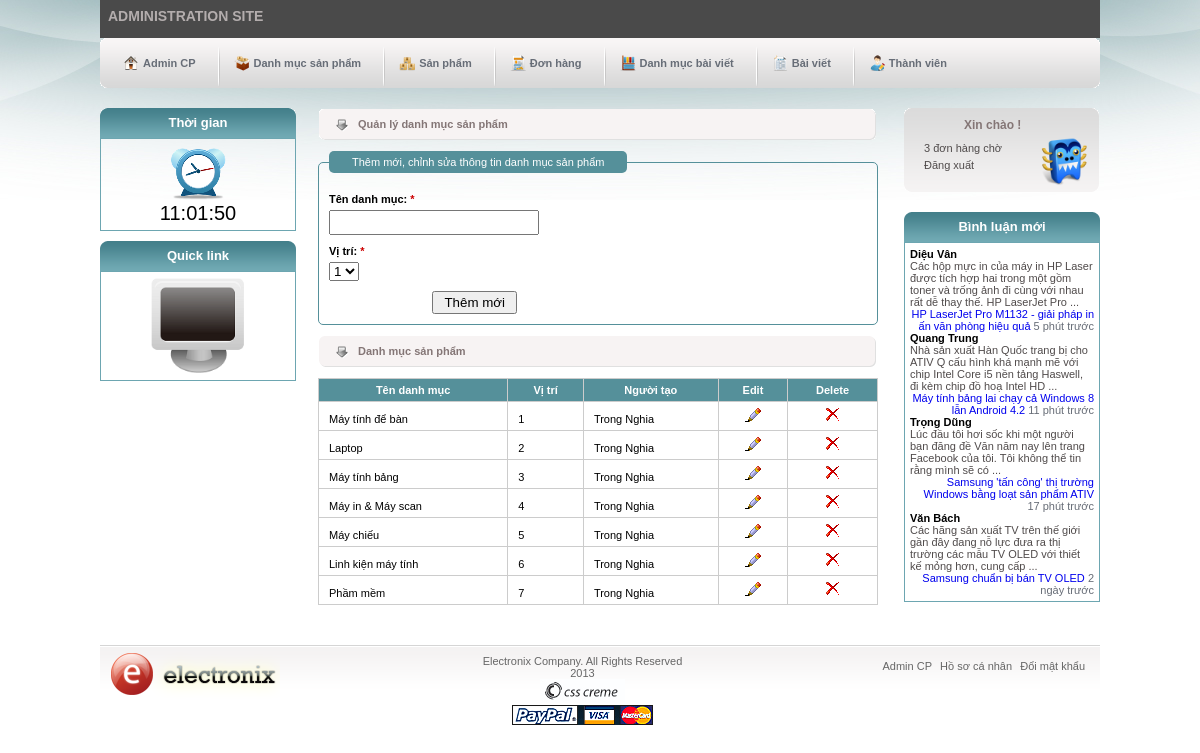
/admin/p-categories.php (signed in), run on the app's committed database.
### tables this page shows
CREATE TABLE IF NOT EXISTS `p_categories` (
  `cat_id` int(11) NOT NULL AUTO_INCREMENT,
  `user_id` int(11) NOT NULL,
  `cat_name` varchar(100) NOT NULL,
  `position` tinyint(4) NOT NULL,
  `image` varchar(100) NOT NULL,
  PRIMARY KEY (`cat_id`)
);

CREATE TABLE IF NOT EXISTS `users` (
  `user_id` int(11) NOT NULL AUTO_INCREMENT,
  `first_name` varchar(40) NOT NULL,
  `last_name` varchar(30) NOT NULL,
  `email` varchar(60) NOT NULL,
  `pass` varchar(40) NOT NULL,
  `address` varchar(100) DEFAULT NULL,
  `phone` varchar(15) DEFAULT NULL,
  `website` varchar(60) DEFAULT NULL,
  `yahoo` varchar(60) DEFAULT NULL,
  `bio` text,
  `avatar` varchar(100) DEFAULT NULL,
  `user_level` tinyint(4) NOT NULL,
  `active` varchar(60) DEFAULT NULL,
  `registration_date` datetime NOT NULL,
  PRIMARY KEY (`user_id`),
  UNIQUE KEY `email` (`email`),
  KEY `first_name` (`first_name`,`last_name`,`pass`,`registration_date`)
);

### inc/functions.php (called while the page is built, shortened)
<?php
    function the_excerpt($text, $string = 400) {
        $sanitized = strip_tags($text);
        if(strlen($sanitized) > $string) {
            $cutString = substr($sanitized,0,$string);
            $words = substr($sanitized, 0, strrpos($cutString, ' '));
            return $words;
        } else {
            return $sanitized;
        }
    }
	function fetch_user($user_id) {
		global $dbc;
		$q = "SELECT * FROM users WHERE user_id = {$user_id}";
		$r = mysqli_query($dbc, $q);
		if (mysqli_num_rows($r) > 0) {
			return $result_set = mysqli_fetch_array($r, MYSQLI_ASSOC);
		} else {
			return FALSE;
		}
	}
	function show_time($time) {
	    $s = strtotime("now") - strtotime($time);
	    if ($s <= 60) {
	        return 'Khoảng 1 phút trước';
	    } else {
	        $t = intval($s / 60);
	        if ($t >= 60) {
	            $t = intval($t / 60);
	            if ($t >= 24) {
	                $t = intval($t / 24);
	                if ($t >= 30) {
	                    $t = intval($t / 30);
	                    if ($t >= 12) {
	                        $t = intval($t / 12);
	                        return $t . ' năm trước';
	                    } else {
	                        return $t . ' tháng trước';
	                    }
	                } else {
	                    return $t . ' ngày trước';
	                }
	            } else {
	                return $t . ' giờ trước';
	            }
	        } else {
	            return $t . ' phút trước';
	        }
	    }
	}

### admin/p-categories.php (the view, shortened to what this page needs)
<?php
	include('inc/header.php');
	require_once('../inc/functions.php');
	require_once('../inc/mysqli_connect.php');
	include('inc/first-sidebar.php');
?>
<?php
	if (isset($_GET['ecid'])) {
		if(filter_var($_GET['ecid'], FILTER_VALIDATE_INT, array('min_range'=>1))) {
			include('inc/edit-p-categories.php');
		} else {
			redirect_to('admin/index.php');
		}
	} elseif(isset($_GET['dcid'])) {
		if(filter_var($_GET['dcid'], FILTER_VALIDATE_INT, array('min_range'=>1))) {
			include('inc/delete-p-categories.php');
		} else {
			redirect_to('admin/index.php');
		}
	} else {
		include('inc/add-p-categories.php');
	}
?>
	<div class="title-content">
		<p>Danh mục sản phẩm</p>
	</div>
	<table>
    	<thead>
    		<tr>
    			<th><a href="p-categories.php?sort=cat">Tên danh mục</a></th>
    			<th><a href="p-categories.php?sort=pos">Vị trí</a></th>
    			<th><a href="p-categories.php?sort=by">Người tạo</a></th>
                <th>Edit</th>
                <th>Delete</th>
    		</tr>
    	</thead>
    	<tbody>
    	<?php
    		if (isset($_GET['sort'])) {
    			switch ($_GET['sort']) {
    				case 'cat':
    					$order_by = 'cat_name';
    					break;
    				case 'pos':
    					$order_by = 'position';
    					break;
    				case 'by':
    					$order_by = 'name';
    					break;
    				default:
    					$order_by = 'position';
    					break;
    			}
    		} else {
    			$order_by = 'position';
    		}
    		$q = "SELECT c.cat_id, c.cat_name, c.position, c.user_id, CONCAT_WS(' ', first_name, last_name) AS name ";
    		$q .= " FROM p_categories AS c ";
    		$q .= " JOIN users AS u USING(user_id) ";
    		$q .= " ORDER BY {$order_by} ASC";
    		$r = mysqli_query($dbc, $q);
    		while ($cats = mysqli_fetch_array($r, MYSQLI_ASSOC)) :
    	?>
            <tr>
                <td><?php echo $cats['cat_name']; ?></td>
                <td><?php echo $cats['position']; ?></td>
                <td><?php echo $cats['name']; ?></td>
                <td class='edit'><a href="p-categories.php?ecid=<?php echo $cats['cat_id']; ?>"><img src="../images/b_edit.png" alt="edit"></a></td>
                <td class='delete'><a href="p-categories.php?dcid=<?php echo $cats['cat_id']; ?>"><img src="../images/b_drop.png" alt="drop"></a></td>
            </tr>
        <?php endwhile; ?>
    	</tbody>
    </table>
</div>
<?php
	include('inc/second-sidebar.php');
	include('inc/footer.php');
?>

### admin/inc/second-sidebar.php (shortened to what this page needs)
	<?php
		$q = "SELECT COUNT(order_id) FROM orders WHERE status = 1";
		$r = mysqli_query($dbc,$q); confirm_query($r, $q);
		if (mysqli_num_rows($r) > 0) {
			list($record) = mysqli_fetch_array($r, MYSQLI_NUM);
			$msg = $record." đơn hàng chờ";
		} else {
			$msg = "0 đơn hàng chờ";
		}
    	$user = fetch_user($_SESSION['uid']);
	?>
	<div id="second-sidebar">
		<div id="shopping-cart" class="group">
			<h2><a href="../edit-profile.php">Xin chào <?php echo $_SESSION['last_name'];?>!</a></h2>
			<div id="cart-details">
				<a href="order.php" id="red"><?php echo $msg;?></a>
				<a href='logout.php'>Đăng xuất</a>
			</div>
			<a href="../edit-profile.php" data-tooltip="<?php echo $_SESSION['last_name'];?>" class="tool"><img src="../images/avatar/<?php echo (!isset($user['avatar']) ? "no_avatar.jpg" : $user['avatar']); ?>" alt="Admin" class="avatar1" /></a>
		</div>
		<div class='typical'>
			<h3>Bình luận mới</h3>
			<div class="box" id="boxnews">
			<?php
			$q = "SELECT p.page_name, c.page_id, c.author, c.comment, c.comment_date FROM comments AS c JOIN pages AS p USING(page_id) ORDER BY comment_date DESC LIMIT 4";
			$r = mysqli_query($dbc, $q);
				if (mysqli_num_rows($r) > 0) {
					while ($coms = mysqli_fetch_array($r, MYSQLI_ASSOC)) {
						if (strlen(strip_tags($coms['comment'])) > 200) {
							$comment = the_excerpt($coms['comment'], 200)." ...";
						} else {
							$comment = strip_tags($coms['comment']);
						}
						echo "
							<div>
								<h4 class='newstitle'><strong>{$coms['author']}</strong></h4>
								<p>".$comment."</p>
								<p class='date'><a href='../single.php?pnid={$coms['page_id']}'>{$coms['page_name']}</a>   ".show_time($coms['comment_date'])."</p>
							</div>
						";
					}
				}
			?>
			</div>
		</div>
	</div>
</div>

### css/style.css (style rules this page uses)
* { margin: 0; padding: 0; }
html, body, div, span, applet, object, iframe, h1, h2, h3, h4, h5, h6, p, blockquote, pre, a, abbr, acronym, address, big, cite, code, del, dfn, em, font, img, ins, kbd, q, s, samp, small, strike, strong, sub, sup, tt, var, dl, dt, dd, ol, ul, li, fieldset, form, label, legend, table, caption, tbody, tfoot, thead, tr, th, td { margin: 0; padding: 0; border: 0; outline: 0; font-weight: inherit; font-style: inherit; font-size: 100%; font-family: inherit; vertical-align: baseline; }
strong { font-weight: bold; }
.group:after { visibility: hidden; display: block; font-size: 0; content: " "; clear: both; height: 0; }
.group { display: inline-block; clear: both; }
.group { display: block; }
body { background: url(../images/background.jpg) center top no-repeat; font-family: arial, helvetica, sans-serif; font-size: 11px; }
a img { border: 0; }
a { text-decoration: none; }
.typical { margin-top: 10px; }
.typical h3 { width: 100%; height: 30px; background: url(../images/menu_title_bg.gif) no-repeat center; text-align: center;font-size: 13px; font-weight: bold; color: #fff; line-height: 30px; }
.box { width: 184px; height: auto; text-align: center; border: 1px solid #6da6b1; padding: 5px; }
.title-content { width: 520px; height: 33px; float: left; background: url(../images/bar_bg.gif) no-repeat center; padding-left: 40px; line-height: 33px; margin: 0 0 10px 12px; font-weight: bold; color: #847676; }
#second-sidebar { width: 196px; float: right; }
#shopping-cart { width: 195px; height: 84px; background: url(../images/cart_bg.gif) no-repeat center; padding-top: 20px; }
#shopping-cart h2 a { display:block; font-size: 12px; color: #847676; font-weight: bold; padding: 4px 0 0 60px; }
body.admin #shopping-cart h2 a { padding-top: 0px; }
#cart-details { width: 115px; float: left; text-align: left; padding: 5px 0 0 15px; }
body.admin #cart-details { padding-left: 5px; }
body.admin #cart-details a { color: #504b4b; }
#shopping-cart a { display: block; float: left; padding: 5px 0 0 15px; }
#boxnews p { text-align: left; color: #504b4b; }
#boxnews p.date { text-decoration: underline; color: #676d77; text-align: right; font-size: 11px; }
body.admin #boxnews p.date { text-decoration: none; }
.newstitle { text-align: left; }
.avatar1 { width: 50px; height: 50px; float: left; }
table { margin: 0 0 10px 12px; border-collapse: collapse; width: 560px; }
td, th { padding: 5px 10px; border: 1px #ccc solid; }
thead { background: #55909a; font-weight: bold; color: #fff; }
thead a { color: #fff; }
tbody td.delete { text-align: center; }
tbody td.edit { text-align: center; }

### data on the page
p_categories: cat_name "Máy tính để bàn", position "1", name "Trong Nghia"
p_categories: cat_name "Laptop", position "2", name "Trong Nghia"
p_categories: cat_name "Máy tính bảng", position "3", name "Trong Nghia"
p_categories: cat_name "Máy in & Máy scan", position "4", name "Trong Nghia"
p_categories: cat_name "Máy chiếu", position "5", name "Trong Nghia"
p_categories: cat_name "Linh kiện máy tính", position "6", name "Trong Nghia"
p_categories: cat_name "Phầm mềm", position "7", name "Trong Nghia"
users: avatar (picture)

### other printed values
$msg "3 đơn hàng chờ"
$coms['author'] "Diệu Vân"
$comment "Các hộp mực in của máy in HP Laser được tích hợp hai trong một gồm toner và trống ảnh đi cùng với nhau rất dễ thay thế. HP LaserJet Pro ..."
$coms['page_name'] "HP LaserJet Pro M1132 - giải pháp in ấn văn phòng hiệu quả"
show_time($coms['comment_date']) "5 phút trước"
$coms['author'] "Quang Trung"
$comment "Nhà sản xuất Hàn Quốc trang bị cho ATIV Q cấu hình khá mạnh mẽ với chip Intel Core i5 nền tảng Haswell, đi kèm chip đồ hoạ Intel HD ..."
$coms['page_name'] "Máy tính bảng lai chạy cả Windows 8 lẫn Android 4.2"
show_time($coms['comment_date']) "11 phút trước"
$coms['author'] "Trọng Dũng"
$comment "Lúc đầu tôi hơi sốc khi một người bạn đăng đề Văn năm nay lên trang Facebook của tôi. Tôi không thể tin rằng mình sẽ có ..."
$coms['page_name'] "Samsung 'tấn công' thị trường Windows bằng loạt sản phẩm ATIV"
show_time($coms['comment_date']) "17 phút trước"
$coms['author'] "Văn Bách"
$comment "Các hãng sản xuất TV trên thế giới gần đây đang nỗ lực đưa ra thị trường các mẫu TV OLED với thiết kế mỏng hơn, cung cấp ..."
